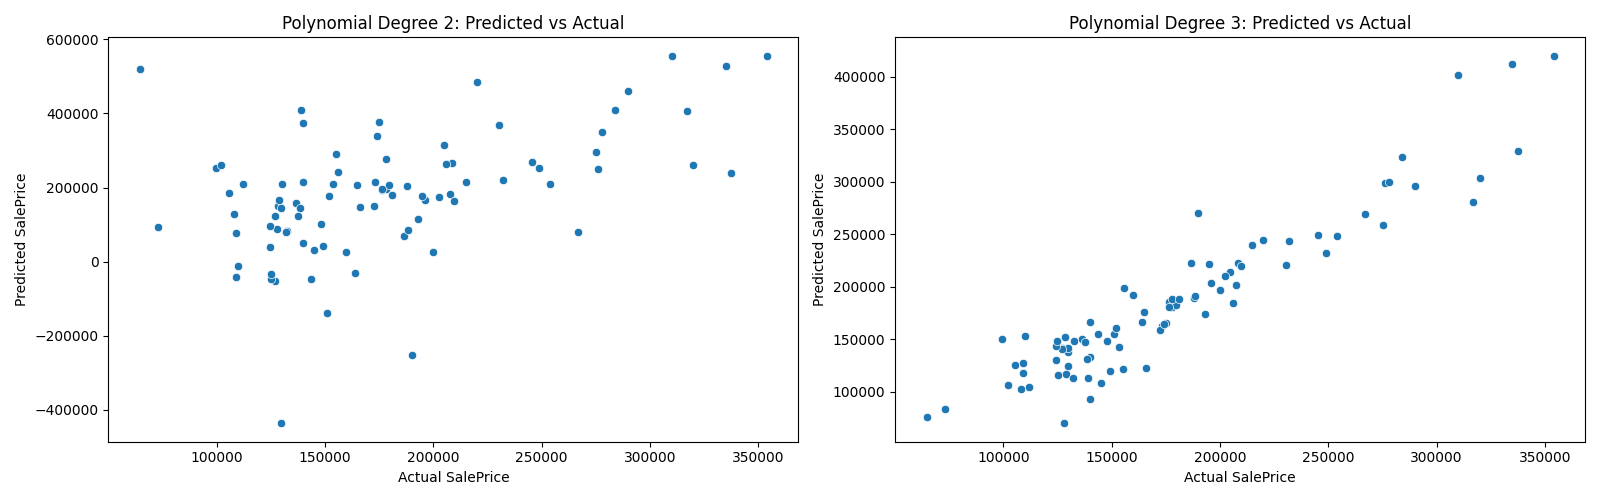

Recreate this plot in Python.
import pandas as pd
import numpy as np
from sklearn.model_selection import train_test_split
from sklearn.linear_model import LinearRegression
from sklearn.preprocessing import StandardScaler, PolynomialFeatures
from sklearn.metrics import mean_squared_error, r2_score
import matplotlib.pyplot as plt
import seaborn as sns

# Load data
df = pd.read_csv("train.csv")

# Hapus outlier dari semua fitur numerik
def remove_outliers(data, feature):
    Q1 = data[feature].quantile(0.25)
    Q3 = data[feature].quantile(0.75)
    IQR = Q3 - Q1
    lower_bound = Q1 - 1.5 * IQR
    upper_bound = Q3 + 1.5 * IQR
    return data[(data[feature] >= lower_bound) & (data[feature] <= upper_bound)]

numerical_features = df.select_dtypes(include=[np.number]).columns.tolist()
numerical_features.remove("SalePrice")
df_no_outliers = df.copy()
for feature in numerical_features:
    df_no_outliers = remove_outliers(df_no_outliers, feature)

X = df_no_outliers[numerical_features]
y = df_no_outliers['SalePrice']

# Scaling
scaler = StandardScaler()
X_scaled = scaler.fit_transform(X)

# Split data
X_train, X_test, y_train, y_test = train_test_split(X_scaled, y, test_size=0.2, random_state=42)

# Fungsi evaluasi Polynomial Regression
def evaluate_polynomial_model(degree):
    poly = PolynomialFeatures(degree=degree)
    X_poly_train = poly.fit_transform(X_train)
    X_poly_test = poly.transform(X_test)

    model = LinearRegression()
    model.fit(X_poly_train, y_train)
    y_pred = model.predict(X_poly_test)

    mse = mean_squared_error(y_test, y_pred)
    r2 = r2_score(y_test, y_pred)

    return mse, r2, y_test, y_pred

# Degree 2
mse2, r2_2, y_test2, y_pred2 = evaluate_polynomial_model(2)

# Degree 3
mse3, r2_3, y_test3, y_pred3 = evaluate_polynomial_model(3)

# Visualisasi
plt.figure(figsize=(16, 5))
plt.subplot(1, 2, 1)
sns.scatterplot(x=y_test2, y=y_pred2)
plt.title("Polynomial Degree 2: Predicted vs Actual")
plt.xlabel("Actual SalePrice")
plt.ylabel("Predicted SalePrice")

plt.subplot(1, 2, 2)
sns.scatterplot(x=y_test3, y=y_pred3)
plt.title("Polynomial Degree 3: Predicted vs Actual")
plt.xlabel("Actual SalePrice")
plt.ylabel("Predicted SalePrice")

plt.tight_layout()

# Simpan gambar
plt.savefig("polynomial_regression.png")

# Tampilkan plot
plt.show()

(mse2, r2_2, mse3, r2_3)
